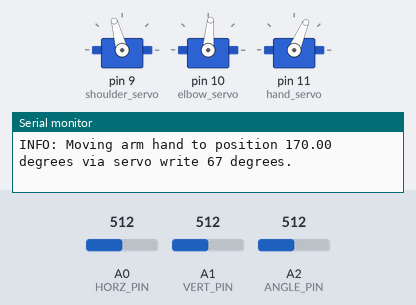
Recording of a sketch running on a simulated Arduino Uno, built with avr-gcc and run on an emulated ATmega328P. On the bench: 3 × servo, the last lines printed to the serial monitor. The test bench sets the inputs (shaded band); at power-on: A2 (ANGLE_PIN) = 512, A1 (VERT_PIN) = 512, A0 (HORZ_PIN) = 512.

Above: at 4.1 s.
4.2 s: A2 (ANGLE_PIN) set to 122
At 6.5 s:
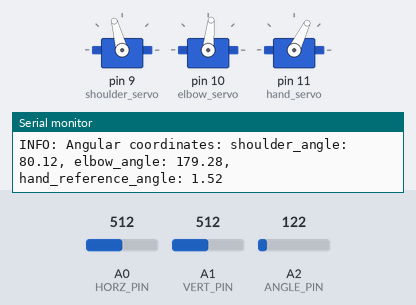
10.1 s: A1 (VERT_PIN) set to 900
At 11.9 s:
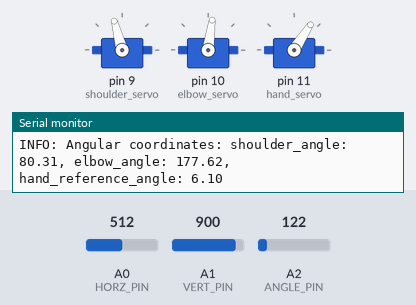
14.5 s: A1 (VERT_PIN) set to 122
20.4 s: A0 (HORZ_PIN) set to 580
At 20.9 s:
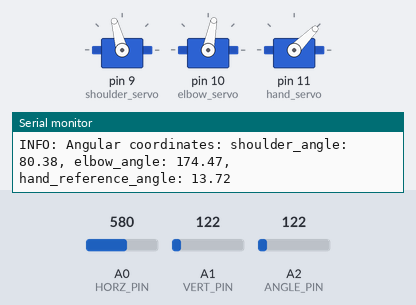
26.3 s: A0 (HORZ_PIN) set to 603
29.8 s: A2 (ANGLE_PIN) set to 511
At 31.4 s:
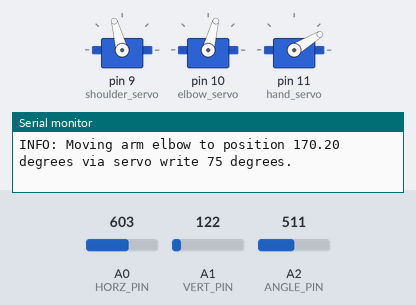
Timing chart, 0 to 36.0 s (numbered marks = the images above; inputs shaded):
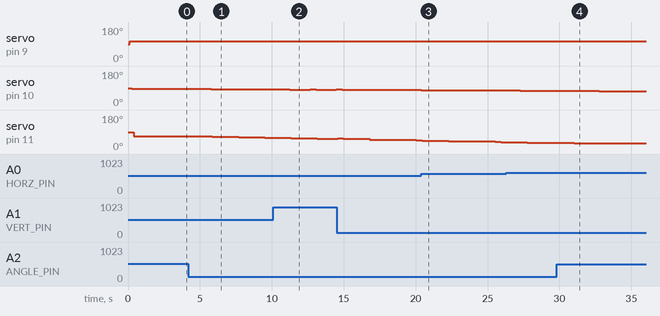

Measured:
- after the input at 4.2 s, servo on pin 10 (elbow_servo): 85° → 84° after 1.6 s, → 83° 3.6 s later; servo on pin 11 (hand_servo): 67° → 64° after 1.7 s, → 62° 1.8 s later, → 59° 1.8 s later
- after the input at 29.8 s, servo on pin 9 (shoulder_servo): 105° → 104° after 4.7 s; servo on pin 11 (hand_servo): goes on until 31.0 s, then stays 31°

The sketch:

control_scenario_01.ino
```cpp
#include <Arduino.h>
#include <HardwareSerial.h>
#include "joystick.h"
#include "logging.h"
#include "robot.h"

#define HORZ_PIN A0
#define VERT_PIN A1
#define ANGLE_PIN A2

void logging(robotic_arm::LoggingEnum level, String message) {
  Serial.println(LoggingEnumToString(level) + ": " + message);
}

// For some reason servo attachment can't be handled inside the class,
// so these must be initialized outside the class.
Servo shoulder_servo;
Servo elbow_servo;
Servo hand_servo;
robotic_arm::ServoArm shoulder("shoulder", &shoulder_servo, /*length=*/ 18.7, /*map_range=*/{10, 180, 90, 180, 95, 5}, logging);
robotic_arm::ServoArm elbow("elbow", &elbow_servo, /*length=*/ 6.7, /*map_range=*/{110, 270, 180, 270, 85, 180}, logging);
robotic_arm::ServoArm hand("hand", &hand_servo, /*length=*/ 6.0, /*map_range=*/{115, 265, 180, 265, 78, 175}, logging);
robotic_arm::Robot robot(&shoulder, &elbow, &hand, logging);

robotic_arm::CartesianJoystick cartesian_joystick(HORZ_PIN, VERT_PIN, /*max_displacement_per_loop=*/0.1);
robotic_arm::AngularJoystick angular_joystick(ANGLE_PIN, /*max_displacement_per_loop=*/2);

int loop_counter = 0;
const int SECONDS_PER_LOOP = 1000;

void setup() {
  // put your setup code here, to run once:
  Serial.begin(9600);
  shoulder_servo.attach(9);
  elbow_servo.attach(10);
  hand_servo.attach(11);
}

void loop() {
  // put your main code here, to run repeatedly:
logging(
    robotic_arm::LoggingEnum::INFO,
    "\nLoop No " + String(loop_counter) + "."
  );
  switch (loop_counter) {
    case 0:
      // INITIALIZATION
      // robot.setMethodToDerivative();
      robot.setMethodToExact();
      robot.moveArmsTo({shoulder_angle: 80, elbow_angle: 180, hand_reference_angle: 0});
      logging(
        robotic_arm::LoggingEnum::INFO,
        "Cartesian coordinates: " + robot.currentCartesianCoordinates().toString()
      );
      logging(
        robotic_arm::LoggingEnum::INFO,
        "Angular coordinates: " + robot.currentAngularCoordinates().toString()
      );
      break;
    default:
      // DEFAULT EXECUTION LOOP

      // Retrieve the delta coordinates from the cartesian joystick
      robotic_arm::PlaneCartesianCoordinates delta_coordinates = cartesian_joystick.getDeltaCartesianCoordinates();
      logging(
        robotic_arm::LoggingEnum::DEBUG,
        "delta x: " + String(delta_coordinates.x) + ", delta y: " + String(delta_coordinates.y));

      // Retrieve the hand angle from the angular joystick
      double delta_hand_reference_angle = angular_joystick.getDeltaAngle();
      logging(
        robotic_arm::LoggingEnum::DEBUG,
        "delta angle: " + String(delta_hand_reference_angle));
      robot.moveBy(delta_coordinates);
      logging(
        robotic_arm::LoggingEnum::INFO,
        "Cartesian coordinates: " + robot.currentCartesianCoordinates().toString()
      );
      logging(
        robotic_arm::LoggingEnum::INFO,
        "Angular coordinates: " + robot.currentAngularCoordinates().toString()
      );
      robot.rotateHandBy(delta_hand_reference_angle);
      logging(
        robotic_arm::LoggingEnum::INFO,
        "Cartesian coordinates: " + robot.currentCartesianCoordinates().toString()
      );
      logging(
        robotic_arm::LoggingEnum::INFO,
        "Angular coordinates: " + robot.currentAngularCoordinates().toString()
      );
      break;
  }

  //
  delay(SECONDS_PER_LOOP);
  loop_counter++;
}
```

joystick.cpp
```cpp
#include <Arduino.h>
#include "joystick.h"
#include "math.h"

namespace robotic_arm {

CartesianJoystick::CartesianJoystick(int horizontal_input_pin, int vertical_input_pin, double max_displacement_per_loop):
  _horizontal_input_pin(horizontal_input_pin), _vertical_input_pin(vertical_input_pin),
  _max_displacement_per_loop(max_displacement_per_loop){

  pinMode(_horizontal_input_pin, INPUT);
  pinMode(_vertical_input_pin, INPUT);
}

PlaneCartesianCoordinates CartesianJoystick::getDeltaCartesianCoordinates(){
  int horizontal_input = analogRead(_horizontal_input_pin);
  int vertical_input = analogRead(_vertical_input_pin);
  int horizontal_input_in_milis = map(horizontal_input, MIN_JOYSTICK_INPUT, MAX_JOYSTICK_INPUT, 1000, -1000);
  int vertical_input_in_milis = map(vertical_input, MIN_JOYSTICK_INPUT, MAX_JOYSTICK_INPUT, -1000, 1000);
  double delta_x = (abs(horizontal_input_in_milis) >= _min_milis) ?
    _max_displacement_per_loop * horizontal_input_in_milis / 1000.0 : 0;
  double delta_y = (abs(vertical_input_in_milis) >= _min_milis) ?
    _max_displacement_per_loop * vertical_input_in_milis / 1000.0 : 0;
  return PlaneCartesianCoordinates({x: delta_x, y: delta_y});
}

AngularJoystick::AngularJoystick(int input_pin, double max_displacement_per_loop):
  _input_pin(input_pin), _max_displacement_per_loop(max_displacement_per_loop){

  pinMode(_input_pin, INPUT);
}

double AngularJoystick::getDeltaAngle(){
  int input = analogRead(_input_pin);
  int input_in_milis = map(input, MIN_JOYSTICK_INPUT, MAX_JOYSTICK_INPUT, 1000, -1000);
  return (abs(input_in_milis) >= _min_milis) ? _max_displacement_per_loop * input_in_milis / 1000.0 : 0;
}

} // namespace robotic_arm
```

joystick.h
```cpp
#ifndef ROBOTIC_ARM_JOYSTICK_H
#define ROBOTIC_ARM_JOYSTICK_H

#include "math.h"

namespace robotic_arm {

constexpr int MIN_JOYSTICK_INPUT = 0;
constexpr int MAX_JOYSTICK_INPUT = 1023;

class CartesianJoystick {

  int _horizontal_input_pin;
  int _vertical_input_pin;
  double _max_displacement_per_loop;

  const int _min_milis = 100;

  public:

    /**
     * @brief Constructs a new MyClass instance.
     *
     * This constructor initializes the MyClass object with provided initial values.
     * It sets up the initial state required for the object to function correctly.
     *
     * @param horizontal_input_pin Pin number for the horizontal input signal.
     * @param vertical_input_pin Pin number for the horizontal input signal.
     * @param max_displacement_per_loop Maximum displacement signaled (in centimeters).
     */
    CartesianJoystick(int horizontal_input_pin, int vertical_input_pin, double max_displacement_per_loop);

    PlaneCartesianCoordinates getDeltaCartesianCoordinates();
};

class AngularJoystick {

  int _input_pin;
  double _max_displacement_per_loop;

  const int _min_milis = 100;

  public:

    /**
     * @param input_pin Pin number for the angle input signal.
     * @param max_displacement_per_loop Maximum displacement signaled (in degrees).
     */
    AngularJoystick(int input_pin, double max_displacement_per_loop);

    double getDeltaAngle();
};

} // namespace robotic_arm

#endif // ROBOTIC_ARM_JOYSTICK_H
```

logging.cpp
```cpp
#include "logging.h"

namespace robotic_arm {

} // namespace robotic_arm
```

logging.h
```cpp
#ifndef ROBOTIC_ARM_LOGGING_H
#define ROBOTIC_ARM_LOGGING_H

#include <String.h>

namespace robotic_arm {

enum class LoggingEnum {FATAL, ERROR, WARN, INFO, DEBUG};

typedef void (*LoggingCallback)(LoggingEnum, String);

String LoggingEnumToString(LoggingEnum level) {
    switch (level) {
        case LoggingEnum::DEBUG: return "DEBUG";
        case LoggingEnum::INFO:  return "INFO";
        case LoggingEnum::WARN:  return "WARN";
        case LoggingEnum::ERROR: return "ERROR";
        case LoggingEnum::FATAL: return "FATAL";
        default:    return "UNKNOWN";
    }
}

} // namespace robotic_arm

#endif // ROBOTIC_ARM_LOGGING_H
```

math.cpp
```cpp
#include <Arduino.h>
#include <String.h>
#include "math.h"

namespace robotic_arm {

double cosDegrees(double x){
   return cos(x * PI / 180);
}

double cosDegreesDerivative(double x){
   return - (PI / 180) * sin(x * PI / 180);
}

double sinDegrees(double x){
  return sin(x * PI / 180);
}

double sinDegreesDerivative(double x){
  return (PI / 180) * cos(x * PI / 180);
}

double acosDegrees(double x){
  return acos(x) * 180 / PI;
}

String PlaneCartesianCoordinates::toString(){
    return "x: " + String(x) + ", y: " + String(y);
}

} // namespace robotic_arm
```

math.h
```cpp
#ifndef ROBOTIC_ARM_MATH_H
#define ROBOTIC_ARM_MATH_H

#include <String.h>

namespace robotic_arm {

double cosDegrees(double x);

double cosDegreesDerivative(double x);

double sinDegrees(double x);

double sinDegreesDerivative(double x);

double acosDegrees(double x);

struct PlaneCartesianCoordinates {
  double x;
  double y;
  String toString();
};

} // namespace robotic_arm

#endif // ROBOTIC_ARM_MATH_H
```

robot.h
```cpp
#ifndef ROBOTIC_ARM_ROBOT_H
#define ROBOTIC_ARM_ROBOT_H

#include <String.h>
#include "logging.h"
#include "math.h"
#include "servo_arm.h"

namespace robotic_arm {

class Robot {

  LoggingCallback _logging;

  ServoArm *_shoulder;
  ServoArm *_elbow;
  ServoArm *_hand;

  const double _forearm_length;

  const double _differential_stability_threshold = 1e-3;

  struct AngularCoordinates {
    double shoulder_angle;
    double elbow_angle;
    double hand_reference_angle;
    String toString();
  };

  struct AngularDerivatives {
    double x_by_shoulder_angle;
    double x_by_elbow_angle;
    double y_by_shoulder_angle;
    double y_by_elbow_angle;
  };

  enum class MethodEnum {
    EXACT,
    DERIVATIVE
  };

  MethodEnum _method;

  PlaneCartesianCoordinates _calculateCartesianCoordinates(AngularCoordinates angular_coordinates);

  AngularDerivatives _calculateAngularDerivatives(AngularCoordinates angular_coordinates);

  AngularCoordinates _calculateAngularCoordinates(PlaneCartesianCoordinates cartesian_coordinates, double hand_reference_angle);

  double _calculateDeterminant(AngularDerivatives angular_derivatives);

  void _moveByWithExactMethod(
    PlaneCartesianCoordinates delta_cartesian_coordinates,
    double delta_hand_reference_angle);

  void _moveByWithDerivativeMethod(
    PlaneCartesianCoordinates delta_cartesian_coordinates,
    double delta_hand_reference_angle);

  double _calculateHandAngle(AngularCoordinates angular_coordinates);

  double _getCurrentHandReferenceAngle();

  public:

    Robot(ServoArm* shoulder_arm, ServoArm* elbow_arm, ServoArm* hand_arm, LoggingCallback logging_callback);

    PlaneCartesianCoordinates currentCartesianCoordinates();

    AngularCoordinates currentAngularCoordinates();

    void moveArmsTo(AngularCoordinates angular_coordinates);

    void moveBy(PlaneCartesianCoordinates delta_cartesian_coordinates);

    void rotateHandBy(double delta_hand_reference_angle);

    void setMethodToExact();

    void setMethodToDerivative();

};

} // namespace robotic_arm

#endif // ROBOTIC_ARM_ROBOT_H
```

servo_arm.cpp
```cpp
#include <Arduino.h>
#include <String.h>
#include "logging.h"
#include "servo_arm.h"

namespace robotic_arm {

ServoArm::ServoArm(String name, Servo* servo, double length, MapRange map_range, LoggingCallback logging_callback):
  _name(name), _servo(servo), _length(length), _map_range(map_range), _current_angle(0.0),
  _is_current_angle_set(false), _logging(logging_callback) {
}

double ServoArm::_transformArmAngleToServoAngle(double angle) {
  double alpha = (_map_range.second_callibration_angle - angle) / (_map_range.second_callibration_angle - _map_range.first_callibration_angle);
  return alpha * _map_range.servo_to_first_callibration_angle + (1 - alpha) * _map_range.servo_to_second_callibration_angle;
}

int ServoArm::_nearestIntegerAngle(double angle) {
  return floor(angle + 0.5);
}

String ServoArm::_rangeToString() {
  return  "[" + String(_map_range.minimum_allowed_angle) + ", " + String(_map_range.maximum_allowed_angle) + "]";
}

bool ServoArm::isAngleAllowed(double angle){
  return (angle >= _map_range.minimum_allowed_angle) && (angle <= _map_range.maximum_allowed_angle);
}

bool ServoArm::canMoveTo(double angle){
  if (isAngleAllowed(angle)) {
    return true;
  }
  _logging(
    LoggingEnum::INFO,
    "Servo arm " + String(_name) + ". Can't move to angle " + String(angle)  + ". It is out of range " + _rangeToString() + ".");
  return false;
}

bool ServoArm::canMoveBy(double delta_angle){
  if (!_is_current_angle_set) {
    _logging(
      LoggingEnum::INFO,
      "Servo arm " + String(_name) + ". Can't apply moveBy without setting an initial angle.");
    return false;
  }
  double resulting_angle = _current_angle + delta_angle;
  if (isAngleAllowed(resulting_angle)) {
    return true;
  }
  _logging(
    LoggingEnum::INFO,
    "Servo arm " + String(_name) + ". Can't move by " + String(resulting_angle) + " to angle " + String(resulting_angle)  + ". It is out of range " + _rangeToString() + ".");
  return false;
}

void ServoArm::moveTo(double angle){
  if (!canMoveTo(angle)) {
    return;
  }
  _current_angle = angle;
  if (!_is_current_angle_set) {
    _logging(
      LoggingEnum::INFO,
      "Servo arm " + String(_name) + ". Initial angle set to " + String(_current_angle) + ".");
  }
  _is_current_angle_set = true;
  int servo_angle = ServoArm::_nearestIntegerAngle(ServoArm::_transformArmAngleToServoAngle(_current_angle));
  _logging(
    LoggingEnum::INFO,
    "Moving arm " + _name + " to position " + String(_current_angle) + " degrees via servo write " + String(servo_angle) + " degrees."
  );
  _servo->write(servo_angle);
}

void ServoArm::moveBy(double delta_angle) {
  if (!canMoveBy(delta_angle)) {
    return;
  }
  moveTo(_current_angle + delta_angle);
}

double ServoArm::currentAngle() {
  if (!_is_current_angle_set) {
    _logging(
      LoggingEnum::ERROR,
      "Servo arm " + String(_name) + ". Trying to call currentAngle without setting the arm to an initial angle.");
    return 0;
  }
  return _current_angle;
}

double ServoArm::length() {
  return _length;
}

} // namespace robotic_arm
```

servo_arm.h
```cpp
#ifndef ROBOTIC_ARM_SERVO_ARM_H
#define ROBOTIC_ARM_SERVO_ARM_H

#include <Servo.h>
#include <String.h>
#include "logging.h"

namespace robotic_arm {

class ServoArm {

  const String _name;
  const double _length;
  const LoggingCallback _logging;
  Servo* _servo;

  struct MapRange {
    double minimum_allowed_angle;
    double maximum_allowed_angle;
    double first_callibration_angle;
    double second_callibration_angle;
    double servo_to_first_callibration_angle;
    double servo_to_second_callibration_angle;
  };
  const MapRange _map_range;

  double _current_angle;
  bool _is_current_angle_set;

  double _transformArmAngleToServoAngle(double angle);

  int _nearestIntegerAngle(double angle);

  String _rangeToString();

  public:

    ServoArm(String name, Servo* servo, double length, MapRange map_range, LoggingCallback logging_callback);

    void moveTo(double angle);

    void moveBy(double delta_angle);

    bool canMoveTo(double angle);

    bool canMoveBy(double delta_angle);

    bool isAngleAllowed(double angle);

    double currentAngle();

    double minAngle() {return _map_range.minimum_allowed_angle;}

    double maxAngle() {return _map_range.maximum_allowed_angle;}

    double firstCallibrationAngle() {return _map_range.first_callibration_angle;}

    double secondCallibrationAngle() {return _map_range.second_callibration_angle;}

    double length();

};

} // namespace robotic_arm

#endif // ROBOTIC_ARM_SERVO_ARM_H
```

Source omitted: robot.cpp (10679 bytes)
